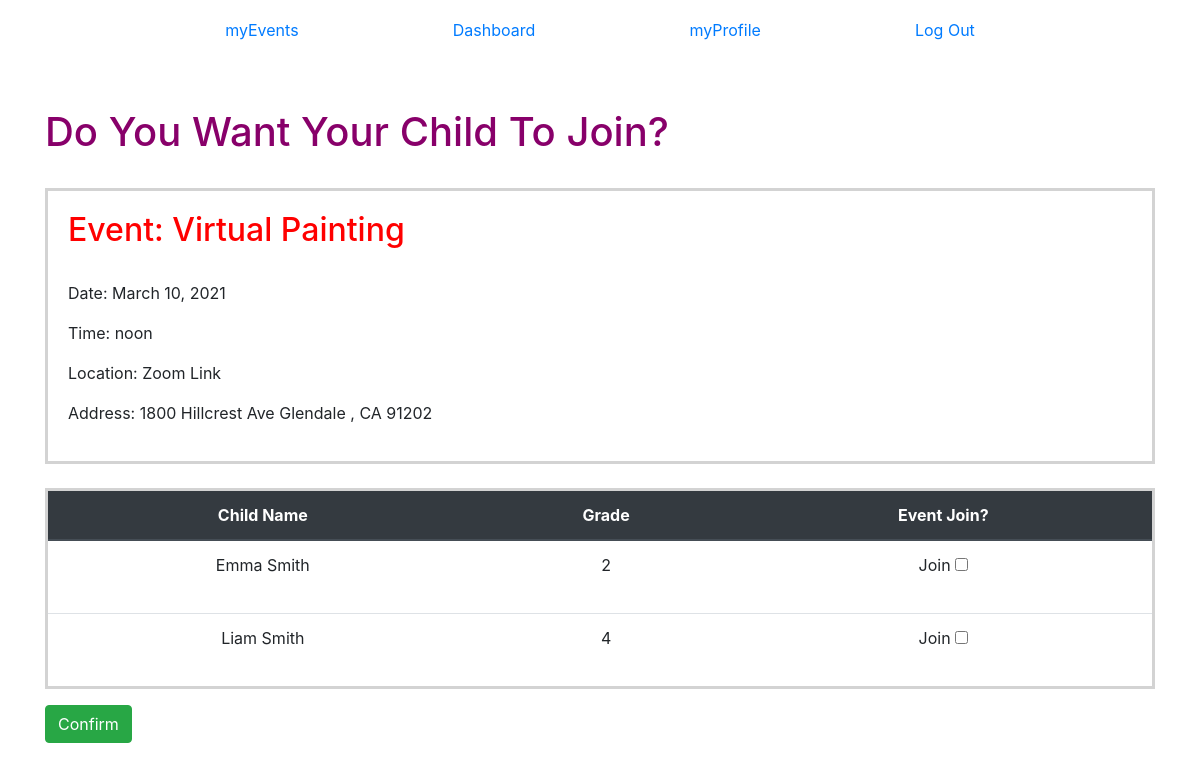
Before: /ABC/event/2/newJoin (signed in) with the older database file.
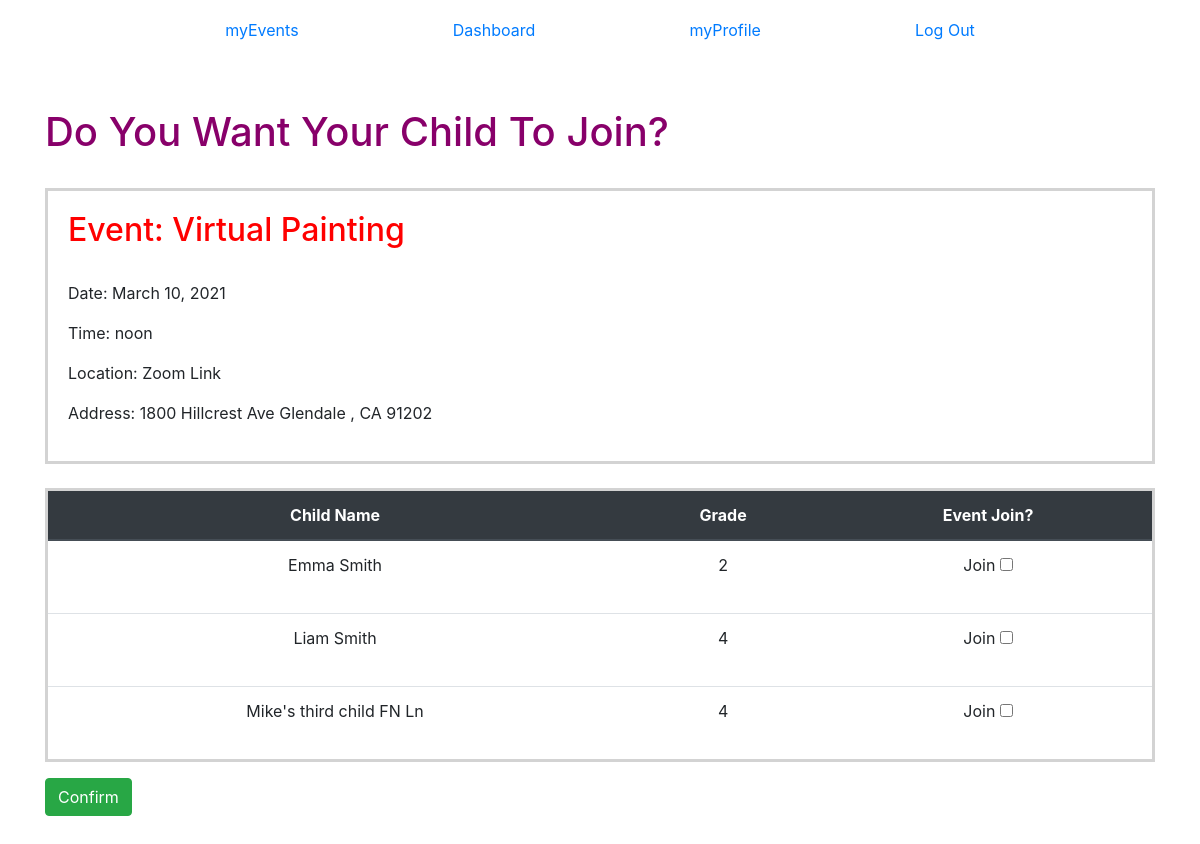
After: the same page with the newer database file.
### group_app/models.py (models this page shows, shortened)
class Child(models.Model):
    first_name = models.CharField(max_length=50)
    last_name = models.CharField(max_length=50)
    birth_date = models.DateTimeField()
    gender = models.CharField(max_length=10)
    age = models.IntegerField()
    program = models.CharField(max_length=20)
    created_at = models.DateTimeField(auto_now_add=True)
    updated_at = models.DateTimeField(auto_now=True)
    parent_child = models.ForeignKey(
        User, related_name="enrolled_parent", on_delete=models.CASCADE)
    objects = ChildManager()
    def full_name(self):
        return f"{self.first_name} {self.last_name}"

### group_app/views.py (the view)
# urls.py: path('event/<int:event_id>/newJoin', views.viewJoin),
def viewJoin(request, event_id):
    if 'user_id' not in request.session:
        return redirect('/ABC')
    user = User.objects.get(id=request.session['user_id'])
    children = user.enrolled_parent.all()
    event = Event.objects.get(id=event_id)
    context = {
        'user': user,
        'children': children,
        'user_event': event,
    }
    return render(request, 'newJoin.html', context)

### group_app/templates/newJoin.html (shortened to what this page needs)
<!DOCTYPE html>
<html lang="en">
<head>
    <link href="https://stackpath.bootstrapcdn.com/bootstrap/4.5.0/css/bootstrap.min.css" rel="stylesheet"
>
    {% load static %}
    <link rel="stylesheet" href="{% static 'css/style.css' %}">
</head>
<body>
    <div class="container">
        <nav class="navbar">
            <a href="/ABC/myEvents">myEvents</a>
            <a href="/ABC/dashboard">Dashboard</a>
            <a href="/ABC/myProfile">myProfile</a>
            <a class="float-right" href="/ABC/logout">Log Out</a>
        </nav>
        <br>
        <br>
        <div>
            <h1>Do You Want Your Child To Join?</h1>
        </div>
        <br>
        <section id="event_info">
            <h2>Event: {{ user_event.event_name }}</h2>
            <br>
            <p>Date: {{ user_event.event_date }}</p>
            <p>Time: {{ user_event.event_time }}</p>
            <p>Location: {{ user_event.location }}</a></p>
            <p>Address: {{ user_event.street_address }} {{ user_event.city}} , {{ user_event.state}} {{ user_event.zip_code}}</p>
        </section>
        <br>
        <section>
            <form action="/ABC/event/{{user_event.id}}/requestJoin" method="POST">
                <table class="table" id="child_info">
                    <thead class="thead-dark">
                        <tr>
                            <th scope="col">Child Name</th>
                            <th scope="col">Grade</th>
                            <th scope="col">Event Join?</th>
                        </tr>
                    </thead>
                    <tbody>
                        {% for child in children %}
                        <tr>
                            <td>{{ child.full_name }}</td>
                            <td>{{ child.age }}</td>
                            <td>
                                <div class="form-group">
                                    <label for="child{{ child.id }}">Join</label>
                                    <input type="checkbox" name="childrenJoin" id="{{ child.id }}"
                                        value="{{ child.id }}">
                                </div>
                            </td>
                        </tr>
                        {% endfor %}
                    </tbody>
                </table>
                <div class="form-group">
                    <button class="btn btn-success" type="submit">Confirm</button>
                </div>
            </form>
            <br>
            <br>
        </section>
    </div>
</body>
</html>

Changed rows visible on the page:
added Child: full_name "Mike's third child FN Ln", age "4"
